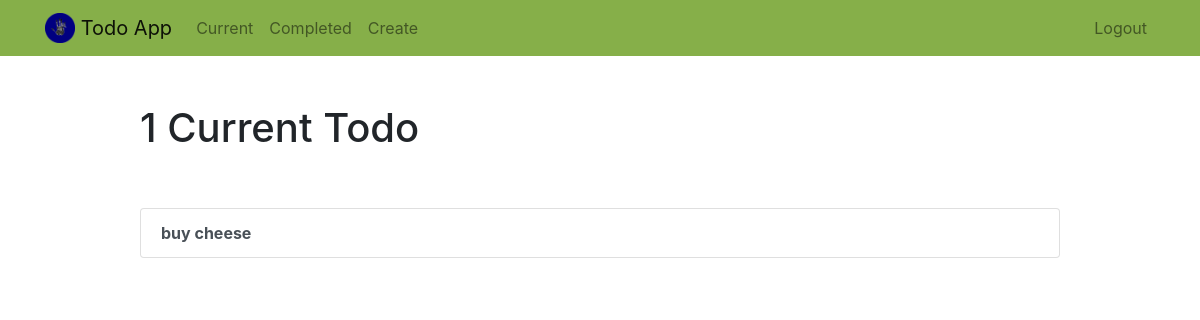
Before: /current/ (signed in) with the older database file.
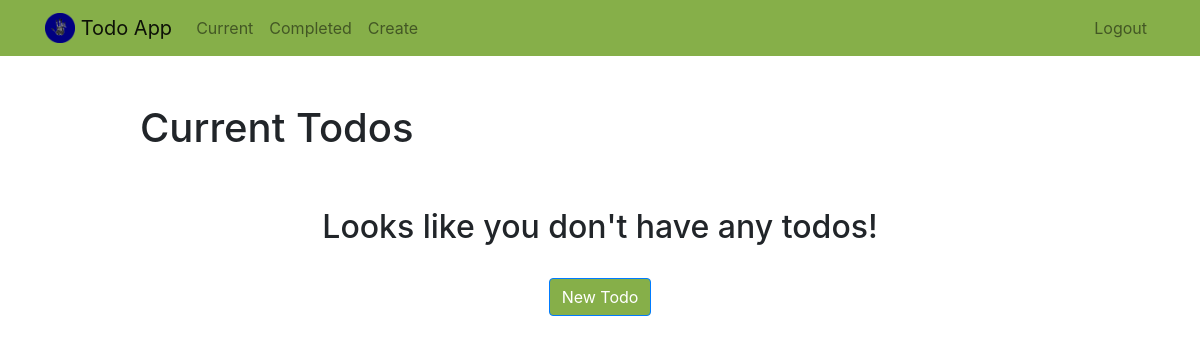
After: the same page with the newer database file.
### todo/models.py (models this page shows, shortened)
class Todo(models.Model):
    title = models.CharField(max_length=100)
    memo = models.TextField(blank=True)
    created= models.DateTimeField(auto_now_add=True)
    datecompleted = models.DateTimeField(null=True, blank=True)
    important = models.BooleanField(default=False)
    user = models.ForeignKey(User, on_delete=models.CASCADE)

### todo/views.py (the view)
# urls.py: path('current/', views.currenttodos, name='currenttodos'),
@login_required
def currenttodos(request):
    todos = Todo.objects.filter(user=request.user, datecompleted__isnull=True)
    return render(request, 'todo/currenttodos.html', {'todos' : todos})

### todo/templates/todo/currenttodos.html (shortened to what this page needs)
{% extends 'todo/base.html' %}
{% block content %}
    <div class="row justify-content-center mt-5">
        <div class="col-md-10">
            {% if todos %}
                 <h1>{{ todos.count }} Current Todo{{ todos.count|pluralize }}</h1>
            {% else %}
                           <h1>Current Todos</h1>
            {% endif %}
        </div>
    </div>
    <div class="row justify-content-center mt-5">
        <div class="col-md-10">
        {% if todos %}
            <div class="list-group">
                {% for todo in todos %}
                    <a href="{% url 'viewtodo' todo.id %}" class="list-group-item list-group-item-action"><b>{{ todo.title }}</b></a>
                {% endfor %}
            </div>
        {% else %}
            <div class="text-center">
                <h2>Looks like you don't have any todos!</h2>
            <br>
            <a role="button" class="btn btn-primary" href="{% url 'createtodo' %}" style="background-color: #86af49;">New Todo</a>
            </div>
        {% endif %}
        </div>
    </div>
{% endblock %}

Changed rows visible on the page:
removed Todo: title "buy cheese"
Other visible differences:
{{ todos.count }}: "1" → (not shown)
text no longer shown: "Current Todo"
text now shown: "Current Todos Looks like you don't have any todos! New Todo"
